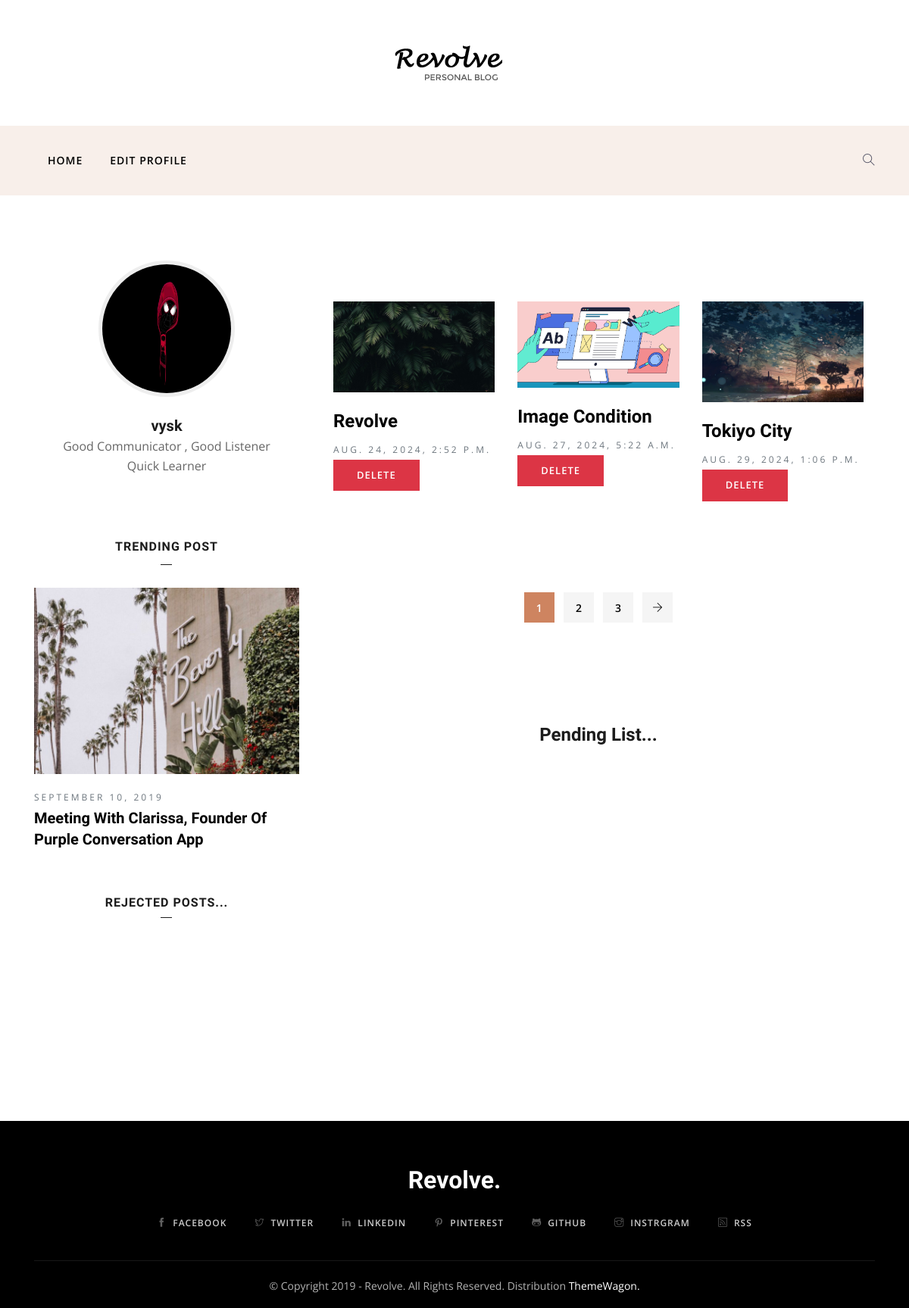
Before: /singleview/22 with the older database file.
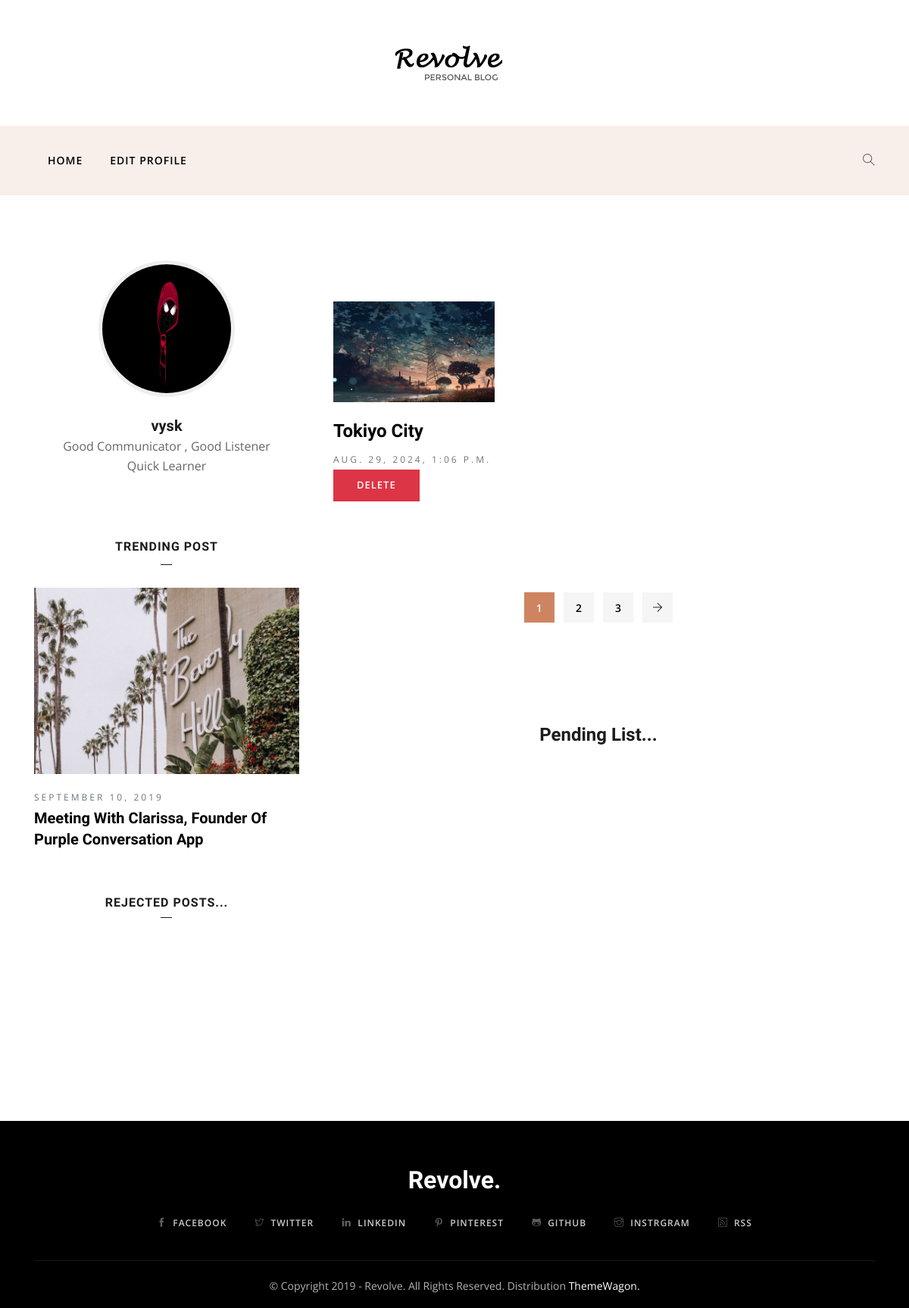
After: the same page with the newer database file.
### register/models.py (models this page shows, shortened)
class Profile(models.Model):
    DEPARTMENT_CHOICES = [
        ('v1', 'Other'),
        ('v2', 'MCA'),
        ('v3', 'MBA'),
        ('v4', 'B-Tech'),
    ]
    id = models.AutoField(primary_key=True)
    username = models.CharField(max_length=150)
    email = models.EmailField()
    department = models.CharField(max_length=50, choices=DEPARTMENT_CHOICES)
    register_no = models.CharField(max_length=150,default="NONE")
    accepted = models.BooleanField(default=False)
    is_admin = models.BooleanField(default=False)
    bio = models.TextField(blank=True, null=True, default="This is your bio")
    profile_picture = models.ImageField(
        upload_to='profile_pictures/',
        default='profile_pictures/default.png',
        blank=True,
        null=True
    )

### posts/models.py (models this page shows, shortened)
class post(models.Model):
    STATUS_CHOICES = [
        ('Pending', 'Pending'),
        ('Approved', 'Approved'),
        ('Rejected', 'Rejected'),
    ]
    id = models.AutoField(primary_key=True)
    user = models.ForeignKey('register.Profile', on_delete=models.CASCADE)
    title = models.CharField(max_length=50)
    content = models.TextField()
    blog_picture = models.ImageField(upload_to='blog_pictures/')
    created_at = models.DateTimeField(auto_now_add=True)
    like = models.PositiveIntegerField(default=0)
    status = models.CharField(max_length=10, choices=STATUS_CHOICES, default='Pending')
    admin_comment = models.TextField(blank=True, null=True)
    showing = models.BooleanField(default=True)

### posts/views.py (the view)
# urls.py: path('singleview/<int:profile_id>',views.singleview,name='singleview'),
def singleview(request,profile_id):
    prf = Profile.objects.get(id=profile_id)
    context={
        'bio':prf.bio,
        'pic':prf.profile_picture.url,
        'name':prf.username,
        'dpt' :prf.department
    }
    pst = post.objects.filter(user=prf,status='Approved',showing=True)
    return render(request,'profile.html',{'context':context,'key':pst})

### templates/profile.html (shortened to what this page needs)
{% load static %}
<!DOCTYPE html>
<html lang="en">
<head>
    <link rel="stylesheet" href={% static "plugins/bootstrap/css/bootstrap.min.css" %}>
    <link rel="stylesheet" href={% static "plugins/themify/css/themify-icons.css" %}>
    <link rel="stylesheet" href={% static "plugins/slick-carousel/slick-theme.css" %}>
    <link rel="stylesheet" href={% static "plugins/slick-carousel/slick.css" %}>
    <link rel="stylesheet" href={% static "plugins/owl-carousel/owl.carousel.min.css" %}>
    <link rel="stylesheet" href={% static "plugins/owl-carousel/owl.theme.default.min.css" %}>
    <link rel="stylesheet" href={% static "plugins/magnific-popup/magnific-popup.css" %}>
    <link rel="stylesheet" href={% static "css/style.css" %}>
</head>
<body>
    <div class="header-logo py-5 d-none d-lg-block">
        <div class="container">
            <div class="row justify-content-center">
                <div class="col-lg-6 text-center">
                    <a class="navbar-brand" href={% url 'home' %}><img src={% static "images/logo.png" %} alt=""
                            class="img-fluid w-100"></a>
                </div>
            </div>
        </div>
    </div>
    <header class="header-top bg-grey justify-content-center">
        <nav class="navbar navbar-expand-lg navigation">
            <div class="container">
                <div class="collapse navbar-collapse" id="navbarContent">
                    <ul id="menu" class="menu navbar-nav ">
                        <li class="nav-item"><a href={% url 'home' %} class="nav-link">Home</a></li>
                        <li class="nav-item"><a href={% url 'edit' %} class="nav-link">Edit Profile</a></li>
                    </ul>
                </div>
                <div class="text-right search d-none d-lg-block">
                    <div class="search_toggle"><i class="ti-search"></i></div>
                </div>
            </div>
        </nav>
    </header>
    <section class="single-block-wrapper section-padding">
        <div class="container">
            <div class="row">
                <div class="col-lg-4 col-md-4 col-sm-12 col-xs-12">
                    <div class="sidebar sidebar-right">
                        <div class="sidebar-wrap mt-5 mt-lg-0">
                            <div class="sidebar-widget about mb-5 text-center p-3">
                                <div class="about-author">
                                    <img src={{ context.pic }} alt="" class="img-fluid">
                                </div>
                                <h4 class="mb-0 mt-4">{{ context.name }}</h4>
                                <p>{{ context.bio }}</p>
                            </div>
                            <div class="sidebar-widget mb-5 ">
                                <h4 class="text-center widget-title">Trending Post</h4>
                                <div class="sidebar-post-item-big">
                                    <a {% url 'single' 9 %}><img src={% static "images/news/img-1.jpg" %} alt=""
                                            class="img-fluid"></a>
                                    <div class="mt-3 media-body">
                                        <span class="text-muted letter-spacing text-uppercase font-sm">September 10,
                                            2019</span>
                                        <h4><a href={% url 'single' 9 %}>Meeting With Clarissa, Founder Of Purple
                                                Conversation App</a></h4>
                                    </div>
                                </div>
                                <br>
                                <br>
                                <h3 class="text-center widget-title ">Rejected Posts...</h3>
                            </div>
                        </div>
                    </div>
                </div>
                <div class="col-lg-8 col-md-12 col-sm-12 col-xs-12">
                    <div class="single-post">
                        <section class="section-padding">
                            <div class="container">
                                <div class="row">
                                    <div class="col-lg-12 col-md-12 col-sm-12 col-xs-12">
                                        <div class="row">
                                            {% for i in key %}
                                            <div class="col-lg-4 col-md-6 mb-5">
                                                <article class="post-grid">
                                                    <a class="post-thumb mb-4 d-block" href={% url 'single' i.id %}>
                                                        <img src={{ i.blog_picture.url }} alt="" class="img-fluid w-100">
                                                    <h3 class="post-title mt-1"><a href={% url 'single' i.id  %}>{{ i.title|truncatechars:30}} </a></h3>
                                                    <span class="text-muted letter-spacing text-uppercase font-sm">{{ i.created_at }}</span>
                                                    <a href={% url 'removepost' i.id %}><button class="btn btn-danger btn-sm delete-btn">DELETE</button></a>
                                                </article>
                                            </div>
                                            {% endfor %}
                                        </div>
                                    </div>
                                    <div class="m-auto">
                                        <div class="pagination mt-5 pt-4">
                                            <ul class="list-inline">
                                                <li class="list-inline-item"><a href="#" class="active">1</a></li>
                                                <li class="list-inline-item"><a href="#">2</a></li>
                                                <li class="list-inline-item"><a href="#">3</a></li>
                                                <li class="list-inline-item"><a href="#" class="prev-posts"><i class="ti-arrow-right"></i></a></li>
                                            </ul>
                                        </div>
                                    </div>
                                </div>
                            </div>
                        </section>
                    </div>
                    <div class="related-posts-block mt-5">
                        <h3 class="news-title mb-4 text-center">
                            Pending List...
                        </h3>
                    </div>
                </div>
            </div>
        </div>
    </section>
    <footer class="footer-section bg-grey">
        <div class="container">
            <div class="row">
                <div class="col-lg-12 text-center">
                    <div class="mb-4">
                        <h2 class="footer-logo">Revolve.</h2>
                    </div>
                    <ul class="list-inline footer-socials">
                        <li class="list-inline-item"><a href="#"><i class="ti-facebook mr-2"></i>Facebook</a></li>
                        <li class="list-inline-item"><a href="#"><i class="ti-twitter mr-2"></i>Twitter</a></li>
                        <li class="list-inline-item"><a href="#"><i class="ti-linkedin mr-2"></i>Linkedin</a></li>
                        <li class="list-inline-item"><a href="#"><i class="ti-pinterest mr-2"></i>Pinterest</a></li>
                        <li class="list-inline-item"><a href="#"><i class="ti-github mr-2"></i>Github</a></li>
                        <li class="list-inline-item"><a href="#"><i class="ti-instagram mr-2"></i>Instrgram</a></li>
                        <li class="list-inline-item"><a href="#"><i class="ti-rss mr-2"></i>rss</a></li>
                    </ul>
                </div>
                <div class="col-md-12 text-center">
                    <p class="copyright">© Copyright 2019 - Revolve. All Rights Reserved. Distribution <a
                            class="text-white" href="https://themewagon.com">ThemeWagon.</a></p>
                </div>
            </div>
        </div>
    </footer>
</body>
</html>

### static/css/style.css (style rules this page uses)
body, p { font-family: "Open Sans", sans-serif; line-height: 26px; font-size: 16px; text-rendering: optimizeLegibility; color: #666; font-weight: 400; }
html { overflow-x: hidden; width: 100%; height: 100%; }
h1, .h1, h2, .h2, h3, .h3, h4, .h4, h5, .h5, h6, .h6 { color: #1c1c1c; font-weight: 600; font-family: "Unna", serif; }
h2, .h2 { font-size: 32px; line-height: 36px; font-weight: 700; }
h3, .h3 { font-size: 24px; font-weight: 700; }
h4, .h4 { font-size: 20px; line-height: 28px; }
body { background: #fff; color: #575769; }
html, body { height: 100%; }
a { transition: all 0.3s ease-in-out; color: #000; }
a:link, a:visited { text-decoration: none; }
.section-padding { padding: 70px 0; position: relative; }
.btn { border-radius: 0px; padding: 10px 30px; font-weight: 600; text-transform: uppercase; color: #fff; transition: 350ms; letter-spacing: 1px; font-size: 13px; border: 1px solid transparent; }
.letter-spacing { letter-spacing: 3px; }
.font-sm { font-size: 12px !important; }
.bg-grey { background: #f8efea; }
.navigation .menu { padding: 0px; }
.navigation .menu li { text-align: left; padding: 0px 10px; }
.navigation .menu li a { color: #000; display: inline-block; line-height: 26px; letter-spacing: 1px; }
.navbar-nav .nav-link { transition: all 500ms ease; -moz-transition: all 500ms ease; -webkit-transition: all 500ms ease; -ms-transition: all 500ms ease; -o-transition: all 500ms ease; font-family: "Open Sans", sans-serif; text-transform: uppercase; font-size: 14px; font-weight: 600; padding: 25px 0px; }
.search_toggle { cursor: pointer; }
.sidebar { position: relative; overflow: hidden; width: 100%; height: 100%; }
.header-top { position: relative !important; }
.sidebar-widget .widget-title { text-transform: uppercase; font-size: 16px; letter-spacing: 1px; position: relative; padding-bottom: 10px; margin-bottom: 30px; }
.sidebar-widget .widget-title:after { position: absolute; bottom: 0; overflow: hidden; width: 15px; height: 1px; border-top: 1px solid; content: ""; left: 50%; margin-left: -8px; }
.sidebar-widget.about .about-author img { border-radius: 100%; width: 180px; height: 180px; border: 5px solid #eee; }
.pagination ul li a { width: 40px; height: 40px; background: #f5f5f5; display: inline-block; text-align: center; font-weight: 600; padding-top: 8px; font-size: 14px; }
.pagination ul li a.active { background: #ce8460; color: #fff; border-color: #ce8460; }
.post-title { text-transform: capitalize; }
.post-grid span { font-size: 15px; }
.footer-section { background: #f8f8f8; background: #000; padding: 60px 0px 0px; margin-top: 150px; position: relative; }
.footer-section .copyright { padding-top: 20px; margin-top: 20px; border-top: 1px solid rgba(255, 255, 255, 0.09); color: rgba(255, 255, 255, 0.7); }
.copyright { font-size: 14px; padding-top: 20px; }
.footer-socials li, .footer-socials-2 li { margin: 0px 25px; }
.footer-socials li a, .footer-socials-2 li a { text-transform: uppercase; font-size: 12px; letter-spacing: 1px; font-weight: 600; }
.footer-socials li a { color: #fff; opacity: 0.8; }
.footer-socials li a i, .footer-socials-2 li a i { color: #777; }
.footer-logo { color: #fff; }

### templates/profile.html (style rules this page uses)
.edit-btn, .delete-btn { margin-right: 5px; }

Changed rows visible on the page:
no longer on this page (row edited): post: blog_picture (picture), title "Revolve", created_at "AUG. 24, 2024, 2:52 P.M."
no longer on this page (row edited): post: blog_picture (picture), title "Image Condition", created_at "AUG. 27, 2024, 5:22 A.M."
